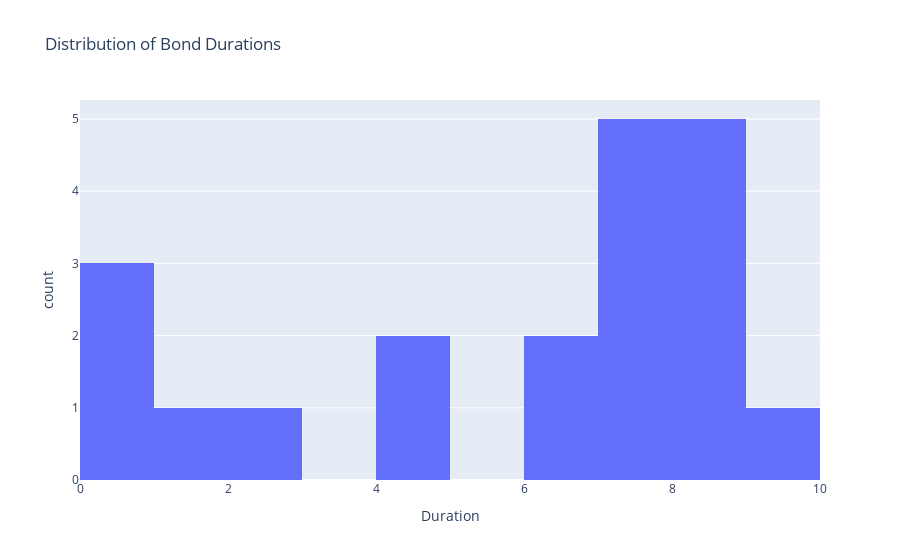

Notebook code cell kept with this figure:
### Code cell
fig2 = px.histogram(
    portfolio,
    x="Duration",
    nbins=10,
    title="Distribution of Bond Durations"
)
fig2.show()

### Figure 1 — Plotly figure (JSON) as saved in the notebook; plotly's stock layout.template omitted (floating-point values rounded to 4 significant figures)
{"data": [{"alignmentgroup": "True", "bingroup": "x", "hovertemplate": "Duration=%{x}<br>count=%{y}<extra></extra>", "legendgroup": "", "marker": {"color": "#636efa", "pattern": {"shape": ""}}, "name": "", "nbinsx": 10, "offsetgroup": "", "orientation": "v", "showlegend": false, "type": "histogram", "x": [6.673, 8.47, 7.508, 4.587, 1.835, 4.545, 7.561, 9.275, 8.425, 8.14, 0.9284, 8.471, 6.433, 8.534, 7.223, 0.923, 7.47, 7.224, 2.736, 0.9286], "xaxis": "x", "yaxis": "y"}], "layout": {"barmode": "relative", "legend": {"tracegroupgap": 0}, "title": {"text": "Distribution of Bond Durations"}, "xaxis": {"anchor": "y", "domain": [0, 1], "title": {"text": "Duration"}}, "yaxis": {"anchor": "x", "domain": [0, 1], "title": {"text": "count"}}}}
